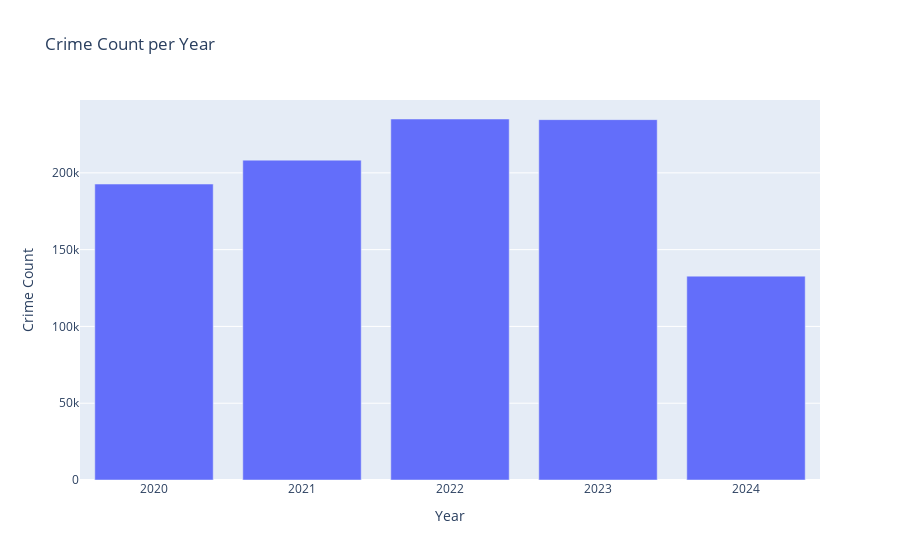
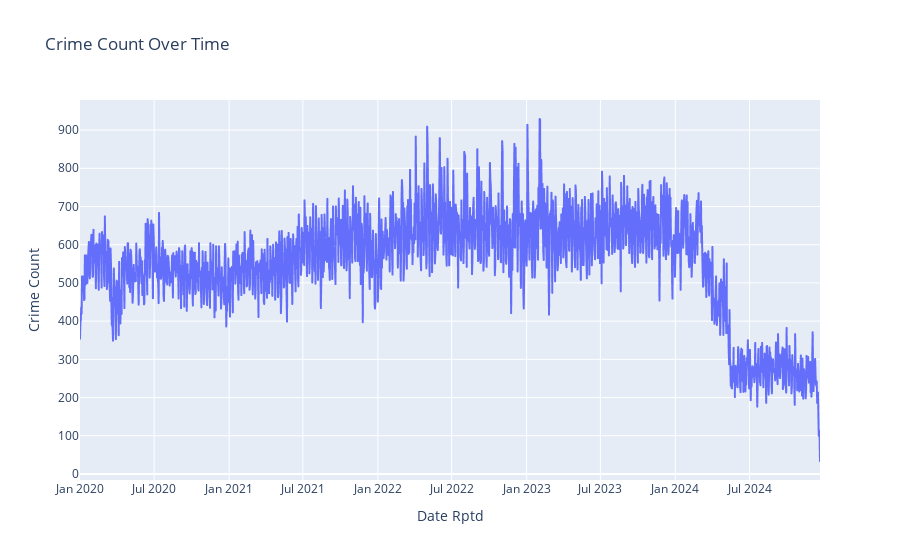

Write notebook code for charts like these, in order.
### Code cell
# Bar chart for crime occurrences per year
year_crime_data = crime.groupby('Year').size().reset_index(name='Crime Count')
bar_fig = px.bar(year_crime_data, x='Year', y='Crime Count', title='Crime Count per Year')

# Line chart for crime occurrences over time
time_series_data = crime.groupby('Date Rptd').size().reset_index(name='Crime Count')
line_fig = px.line(time_series_data, x='Date Rptd', y='Crime Count', title='Crime Count Over Time')

# Show both charts in one dashboard
bar_fig.show()
line_fig.show()

### Figure 1 — Plotly figure (JSON) as saved in the notebook; plotly's stock layout.template omitted (floating-point values rounded to 4 significant figures)
{"data": [{"alignmentgroup": "True", "hovertemplate": "Year=%{x}<br>Crime Count=%{y}<extra></extra>", "legendgroup": "", "marker": {"color": "#636efa", "pattern": {"shape": ""}}, "name": "", "offsetgroup": "", "orientation": "v", "showlegend": false, "textposition": "auto", "type": "bar", "x": [2020, 2021, 2022, 2023, 2024], "xaxis": "x", "y": [192708, 208284, 235064, 234651, 132741], "yaxis": "y"}], "layout": {"barmode": "relative", "legend": {"tracegroupgap": 0}, "title": {"text": "Crime Count per Year"}, "xaxis": {"anchor": "y", "domain": [0, 1], "title": {"text": "Year"}}, "yaxis": {"anchor": "x", "domain": [0, 1], "title": {"text": "Crime Count"}}}}

### Figure 2 — Plotly figure (JSON) as saved in the notebook; plotly's stock layout.template omitted (floating-point values rounded to 4 significant figures; data arrays with more than 128 entries replaced by an {"elided": "..."} marker saying what was removed)
{"data": [{"hovertemplate": "Date Rptd=%{x}<br>Crime Count=%{y}<extra></extra>", "legendgroup": "", "line": {"color": "#636efa", "dash": "solid"}, "marker": {"symbol": "circle"}, "mode": "lines", "name": "", "showlegend": false, "type": "scattergl", "x": {"elided": "1817 str values"}, "xaxis": "x", "y": {"elided": "1817 int values"}, "yaxis": "y"}], "layout": {"legend": {"tracegroupgap": 0}, "title": {"text": "Crime Count Over Time"}, "xaxis": {"anchor": "y", "domain": [0, 1], "title": {"text": "Date Rptd"}}, "yaxis": {"anchor": "x", "domain": [0, 1], "title": {"text": "Crime Count"}}}}
